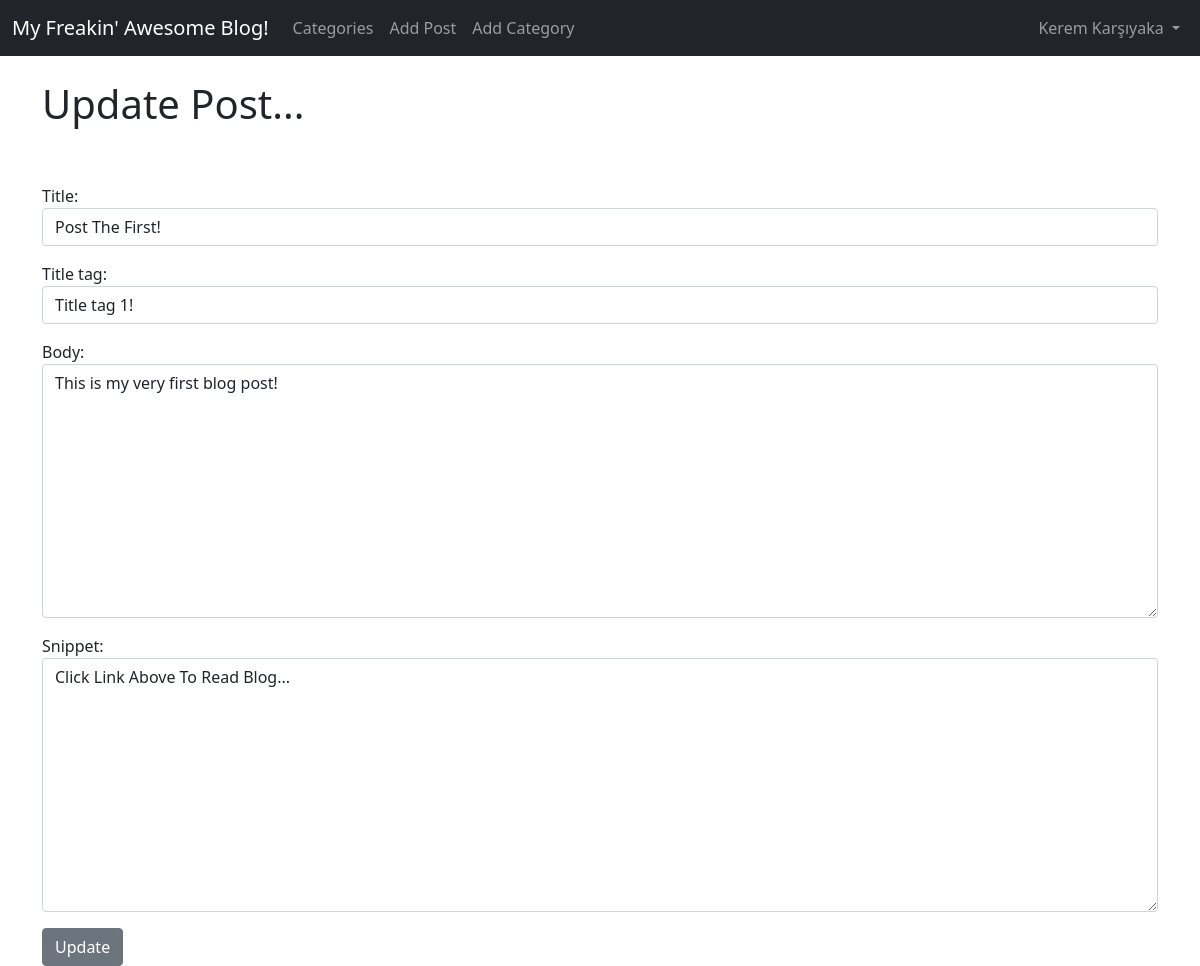
Screenshot of /article/edit/1 (signed in) with the database file from the repository.
### theblog/models.py (models this page shows, shortened)
class Post(models.Model):
	title = models.CharField(max_length=255)
	header_image = models.ImageField(null=True, blank=True, upload_to="images/")
	title_tag = models.CharField(max_length=255)
	author = models.ForeignKey(User, on_delete=models.CASCADE)
	body = RichTextField(blank=True, null=True)
	post_date = models.DateField(auto_now_add=True)
	category = models.CharField(max_length=255, default='coding')
	snippet = models.CharField(max_length=255)
	likes = models.ManyToManyField(User, related_name='blog_posts')

### theblog/views.py (the view)
# urls.py: path('article/edit/<int:pk>', UpdatePostView.as_view(), name='update_post'),
class UpdatePostView(UpdateView):
	model = Post
	form_class = EditForm
	template_name = 'update_post.html'

### theblog/forms.py
class EditForm(forms.ModelForm):
	class Meta:
		model=Post
		fields=('title', 'title_tag', 'body', 'snippet')
		widgets = {
			'title': forms.TextInput(attrs={'class': 'form-control'}),
			'title_tag': forms.TextInput(attrs={'class': 'form-control'}),
			'body': forms.Textarea(attrs={'class': 'form-control'}),
			'snippet': forms.Textarea(attrs={'class': 'form-control'}),
		}

### theblog/templates/update_post.html (shortened to what this page needs)
{% extends 'base.html' %}
{% block content %}
{% if user.is_authenticated %}
	{% if user.id == post.author.id %}
		<h1>Update Post...</h1>
		<br><br>
		<div class="form-group">
			<form method="POST">
				{{ form.as_p }}
				<button class="btn btn-secondary">Update</button>
		</div>
	{% else %}
	You're not allowed here! (and you know it...)
	{% endif %}
{% else %}
You're not allowed here! (and you know it...)
{% endif %}
{% endblock %}

### theblog/templates/base.html (shortened to what this page needs)
<!doctype html>
<html lang="en">
  <head>
    <link href="https://cdn.jsdelivr.net/npm/bootstrap@5.1.0/dist/css/bootstrap.min.css" rel="stylesheet">
  </head>
  <body>
    <nav class="navbar navbar-expand-lg navbar-dark bg-dark">
  <div class="container-fluid">
    <a class="navbar-brand" href=" {% url 'home' %} ">My Freakin' Awesome Blog!</a>
    <div class="collapse navbar-collapse" id="navbarSupportedContent">
      <ul class="navbar-nav me-auto mb-2 mb-lg-0">
        {% if cat_menu %}
        <li class="nav-item dropdown">
          <a class="nav-link dropdown-toggle" href="#" id="navbarDropdown" role="button" data-bs-toggle="dropdown" aria-expanded="false">
            Categories
          </a>
          <ul class="dropdown-menu" aria-labelledby="navbarDropdown">
            {% for item in cat_menu %}
            <a class="dropdown-item" href="{% url 'category' item|slugify %}">{{ item }}</a>
            {% endfor %}
          </ul>
        </li>
         {% else %}
            <li class="nav-item">
              <a class="nav-link" href=" {% url 'category-list' %} ">Categories</a>
            </li>
         {% endif %}
        {% if user.is_authenticated %}
          <li class="nav-item">
            <a class="nav-link" href=" {% url 'add_post' %} ">Add Post</a>
          </li>
          <li class="nav-item">
            <a class="nav-link" href=" {% url 'add_category' %} ">Add Category</a>
          </li>
        {% endif %}
      </ul>
{% if user.is_authenticated %}
      <ul class="navbar-nav ml-auto">
        <li class="nav-item dropdown">
            <a class="nav-link dropdown-toggle" href="#" id="navbarDropdown" role="button" data-bs-toggle="dropdown" aria-expanded="false">
              {{ user.first_name }}
              {{ user.last_name }}
            </a>
          </li>
      </ul>
{% endif %}
    </div>
  </div>
</nav>
    <br>
    <div class="container" >
      {% block content %}
      {% endblock %}
    </div>
  </body>
</html>

### rows the page displays
Post: title "Post The First!", title_tag "Title tag 1!", body "This is my very first blog post!", snippet "Click Link Above To Read Blog..."

### other values shown
{{ user.first_name }} "Kerem"
{{ user.last_name }} "Karşıyaka"
